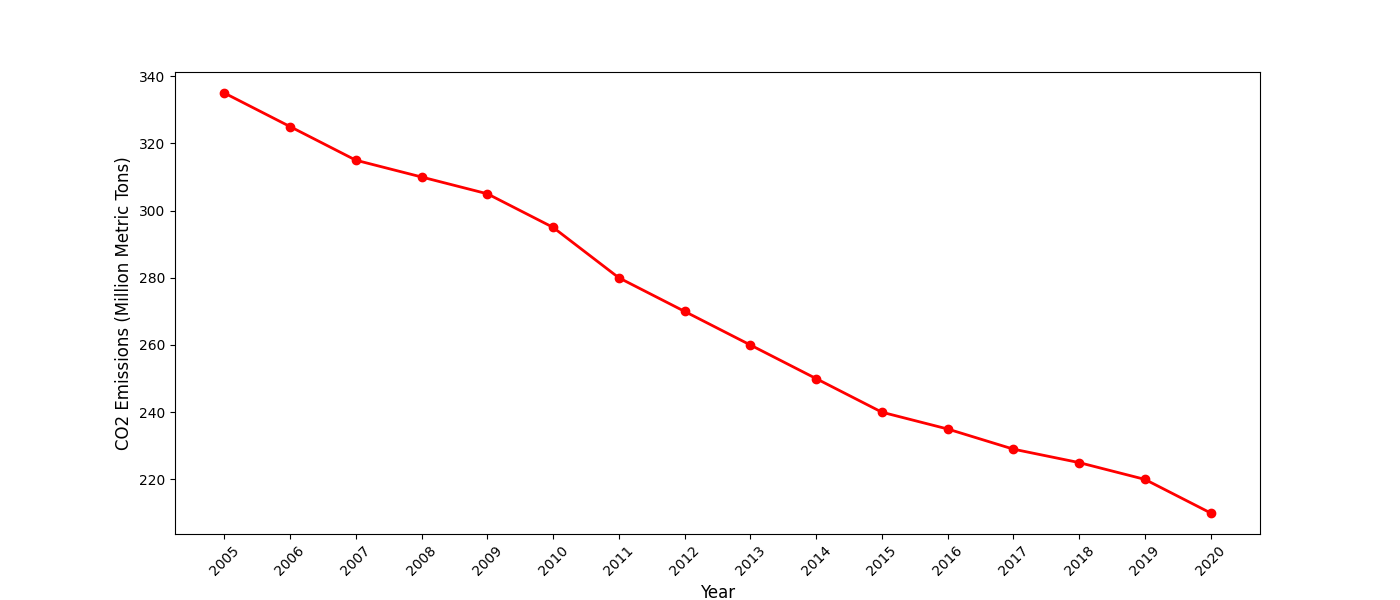

This figure's Python source:
import matplotlib.pyplot as plt
import numpy as np

# Define the years (limited to 2005-2020)
years = np.arange(2005, 2021)

# Data for CO2 emissions (in million metric tons, matched to selected years)
co2_emissions = [335, 325, 315, 310, 305, 295, 280, 270, 260, 250, 240, 235, 229, 225, 220, 210]

# Create the plot
fig, ax1 = plt.subplots(figsize=(14, 6))

# Plot CO2 emissions as a line chart
ax1.plot(years, co2_emissions, color='red', linewidth=2, marker='o', linestyle='-', markersize=6)
ax1.set_xlabel('Year', fontsize=12)
ax1.set_ylabel('CO2 Emissions (Million Metric Tons)', fontsize=12)

# Rotate x-axis labels for readability
plt.xticks(years, rotation=45)

# Display the plot
plt.show()
